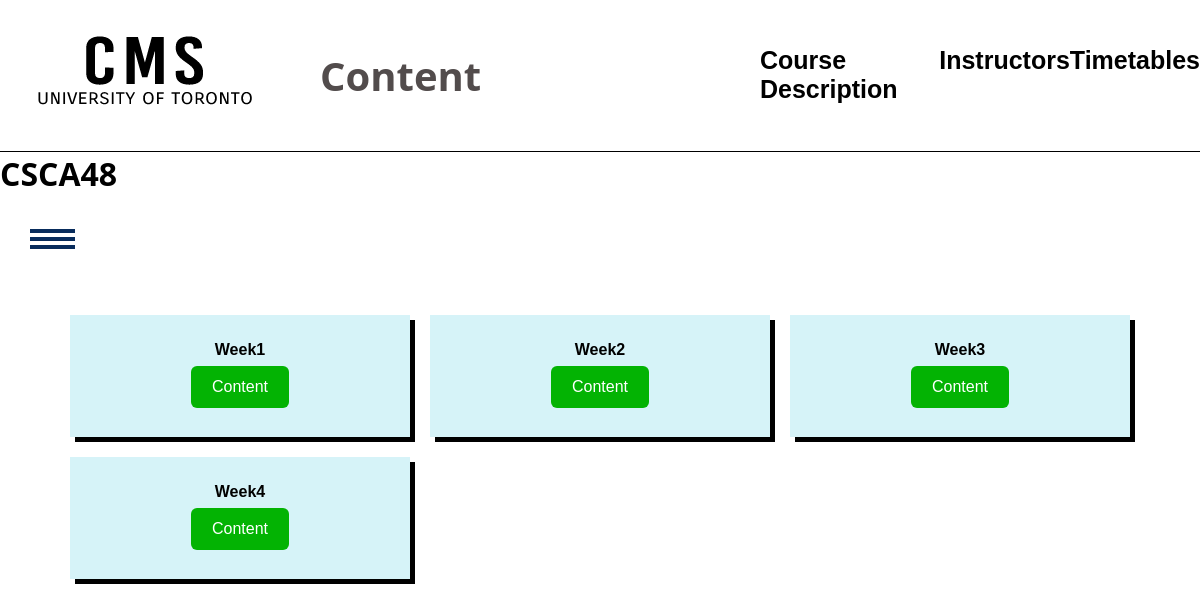
Page /courses/CSCA48/lectures on the committed database.
### tables this page shows
CREATE TABLE "lectures" (
	"courseid"	TEXT,
	"lec_order"	INTEGER,
	"lec_title"	TEXT,
	"html"	TEXT
);

### app.py (the view)
@app.route('/courses/<string:courseid>/lectures')
def show_course_lectures(courseid):
    lectures = d.query_assoc("SELECT * FROM lectures WHERE courseid = '"+ courseid +"' ORDER BY lec_order;")
    if checkvalidcourseid(courseid):
        return "Course ID is invalid"
    g.lectures = lectures
    g.courseid = courseid
    return render_template('lectures.html')

### app.py (called while the page is built)
def checkvalidcourseid(courseid):
    courses = d.query("SELECT * FROM courses WHERE courseid = '"+ courseid +"';")
    return len(courses) != 1

### database.py (called while the page is built)
def dict_factory(cursor, row):
    d = {}
    for idx, col in enumerate(cursor.description):
        d[col[0]] = row[idx]
    return d

def query(sql):
    con = sqlite3.connect(DATABASE_PATH)
    cur = con.cursor()
    cur.execute(sql)
    rows = cur.fetchall()
    con.commit()
    con.close()
    return rows

def query_assoc(sql):
    con = sqlite3.connect(DATABASE_PATH)
    con.row_factory = dict_factory
    cur = con.cursor()
    cur.execute(sql)
    rows = cur.fetchall()
    con.close()
    return rows

### templates/lectures.html (shortened to what this page needs)
<!DOCTYPE html>
<html lang="en">
<head>
    <link rel="stylesheet" href="/static/css/style.css">
</head>
<body>
    <header>
        <nav>
            <img class="uoftlogo" src="/static/images/CMSlogo.png" alt="Logo">
            <h1>Content</h1>
            <ul>
                <li><a data-page="course" href="#"><b>Course Description</b></a> </li>
                <li><a data-page="instructors" href="#"><b>Instructors</b></a> </li>
                <li><a data-page="office" href="#"><b>Timetables</b></a> </li>
            </ul>
        </nav>
    </header>
    <h1>{{g.courseid}}</h1>
    <div id="sidebar">
        <div class="toggle-btn" onclick="show()">
            <span></span>
            <span></span>
            <span></span>
        </div>
    </div>
    <div class="mainwrap">
        <section class="lecturecontent">
            {%for lec in g.lectures %}
            <div class="week">
                <h4 class="item1">{{lec['lec_title']}}</h4>
                <a href="/courses/{{g.courseid}}/lectures/{{lec['lec_order']}}" class="btn">Content</a>
            </div>
            {%endfor%}
        </section>
    </div>
</body>
</html>

### static/css/style.css (style rules this page uses)
* { margin: 0; padding: 0; box-sizing: border-box; }
html { scroll-behavior: smooth; }
h1 { font-family: 'Segoe UI', 'San Francisco', Tahoma, Geneva, Verdana, sans-serif; }
body { font-family: Helvetica; }
header { font-size: 20px; border-bottom: 1px solid rgb(0, 0, 0); padding-bottom: 1px; position: sticky; top: 0px; background: white; }
nav { position: relative; min-height: 10vh; display: flex; align-items: center; justify-content: space-between; }
.uoftlogo { padding-left: 20px; padding-right: 10px; }
nav h1 { Color: rgb(82, 76, 76); padding-left: 40px; font-size: 40px; flex: 1; }
nav ul { list-style: none; display: flex; justify-content: space-around; font-size: 25px; flex: 1; }
nav a { color: black; text-decoration: none; }
#sidebar { position: fixed; width: 300px; height: 100%; background: #082c5c; left: -300px; transition: 0.4s ease; }
#sidebar .toggle-btn { position: absolute; top: 30px; left: 330px; }
.toggle-btn span { width: 45px; height: 4px; background: #082c5c; display: block; margin-top: 4px; }
section { display: flex; justify-content: center; align-items: center; }
.btn { margin: 5px 5px; background: rgb(3, 179, 3); color: #fff; padding: 0.6rem 1.3rem; text-decoration: none; border-radius: 6px; transition: 0.2s ease; }
.mainwrap { margin: 10% 70px; line-height: 1.4; display: grid; grid-gap: 20px; }
.lecturecontent { display: grid; grid-gap: 20px; grid-template-columns: repeat(3, minmax(200px, 1fr)); }
.week { background: rgb(214, 243, 248); text-align: center; padding: 1.5rem 2rem; box-shadow: 5px 5px black; display: flex; flex-direction: column; align-items: center; justify-content: center; }

### rows in the picture
lectures: lec_title "Week1"
lectures: lec_title "Week2"
lectures: lec_title "Week3"
lectures: lec_title "Week4"

### other values in the picture
{{ g.courseid }} "CSCA48"
